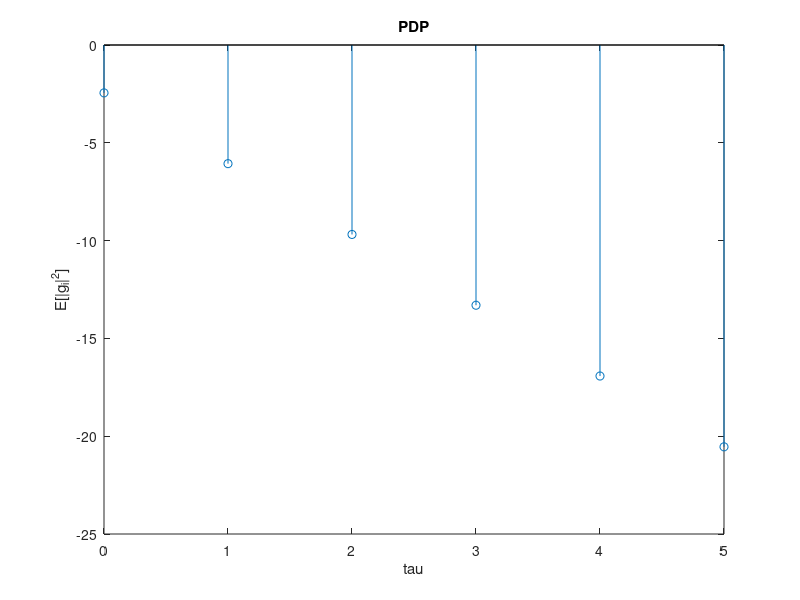
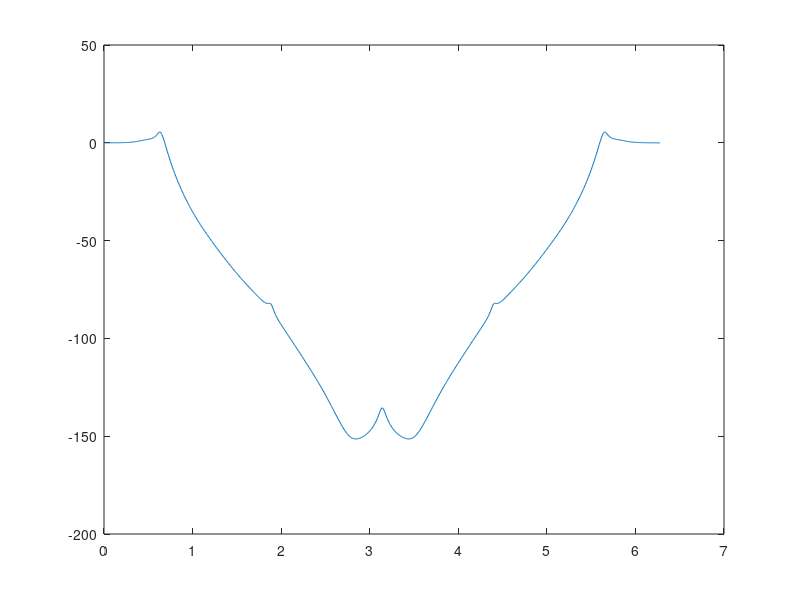
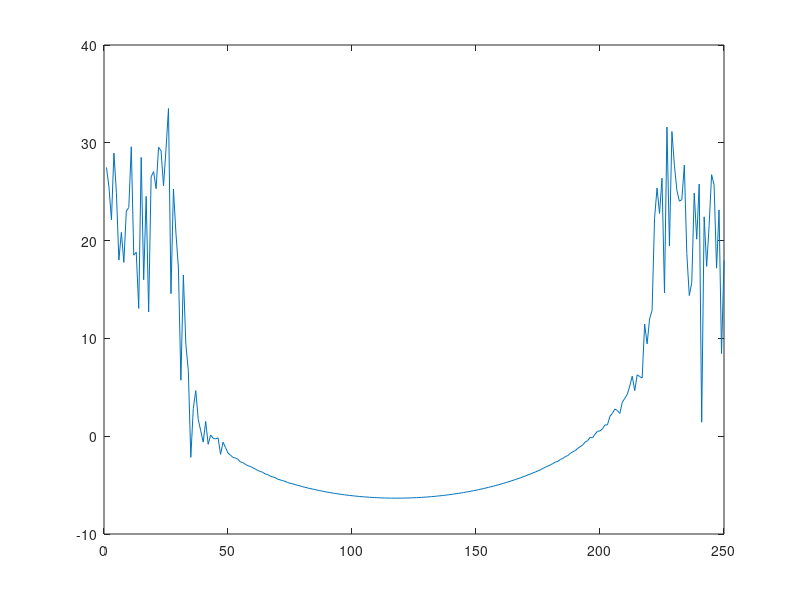

MATLAB code to generate these figures, in order:
%% Clear, initialize useful quantities
clear all
close all
clc

Tc = 1; % This is the smallest time interval we want to simulate
T = 4*Tc;   % Time sampling interval of the input of the channel
Kdb = 3; % 3 dB
K = 10^(Kdb/10); 
fd = 5*10^-3/T; % doppler frequency

%% Display the PDP for the channel

% The PDP is the sampling of a continuous time exponential PDP with 
% tau_rms / T = 0.3, so tau_rms / Tc = 1.2
% See 4.224 for reference
tau_rms = 0.3*T;  % Tc = 1, as it is the fundamental sampling time

final_tau = 5; % To be determined
% note that for this choice of final_tau
residual_power = exp(-final_tau*Tc/tau_rms);
if (residual_power > 0.1)
   disp('Consider increasing final_tau, since the exp is truncated too early') 
end
tau = 0:Tc:final_tau;
pdp = 1/tau_rms * exp(-tau/tau_rms);

% normalize pdp: it must be sum(E[|g_i|^2] = 1
pdp = pdp/sum(pdp);

C = sqrt(K/(K + 1));   % This is the deterministic component inside of g_1
M_d = sum(pdp) - C^2; % 1 - C^2, it's the sum of energies of random components gtilde

% Determine suitable length for h, N_h, define criterion
% N_h is final_tau, the criterion is linked to the truncation of
% exp(t/taurms)

% Plot the normalised PDP
figure, stem(tau,10*log10(pdp)), title('PDP'), xlabel('tau'), ylabel('E[|g_i|^2]');

%% Show the behavior of |g_i(nTc)| for n = 0:1999, dropping the transient
% We now have to generate the time behavior of the i-th coefficient. For
% this, we use the model in figure 4.36, page 315.
% The transient will have length equal to the length of the convolution of
% the filter cascade. We will drop that quantity of samples.
% The book suggests using 1/10 < f_d*Tp < 1/5. (Benvenuto said Tp/Tq = 50 or
% more)

Tq = Tc; % Fundamental sampling time. This is the same as Tc, right???
% We stick to anastasopolous chugg paper (1997) and choose Tp such that
% fd*Tp = 0.1
Tp = 1/10 * (1/fd) * Tq; % Sampling time used for filtering the white noise
fprintf('fd * Tp = %d \n', Tp*fd);
g_samples_needed = 20000; % Some will be dropped because of transient
w_samples_needed = ceil(g_samples_needed / Tp);

% Generate complex-valued Gaussian white noise with zero mean and unit
% variance
w = wgn(w_samples_needed,1,0,'complex');

% Filter the wgn with a narrowband filter. The filter will have the
% classical Doppler spectrum in the frequency domain, with f_d * Tc = 1.25*10^-3
% By using the approach suggested in anastchugg97 we use an iir filter
% with known coefficients which is the convolution of a Cheby lowpass and a shaping filter.
% Note that it is
% possible to initialize properly the filters, consider doing it in
% following versions since it allows to start in steady state conditions
% and avoid dropping about 2000 samples (it is a very cool thing!)

% these are the coefficients proposed by the authors of anastchugg97
a_dopp = [1, -4.4153, 8.6283, -9.4592, 6.1051, -1.3542, -3.3622, 7.2390, ...
    -7.9361, 5.1221, -1.8401, 2.8706e-1]; 
b_dopp = [1.3651e-4, 8.1905e-4, 2.0476e-3, 2.7302e-3, 2.0476e-3, 9.0939e-4, ...
   6.7852e-4, 1.3550e-3, 1.8076e-3, 1.3550e-3, 5.3726e-4, 6.1818e-5, -7.1294e-5, ...
   -9.5058e-5, -7.1294e-5, -2.5505e-5, 1.3321e-5, 4.5186e-5, 6.0248e-5, 4.5186e-5, ...
   1.8074e-5, 3.0124e-6];

[Hf, f] = freqz(b_dopp, a_dopp, 1000, 'whole');
figure, plot(f, 20*log10(abs(Hf)))


giprime = filter(b_dopp, a_dopp, w);

Gpr = fft(giprime);
figure, plot(20*log10(abs(Gpr)))
